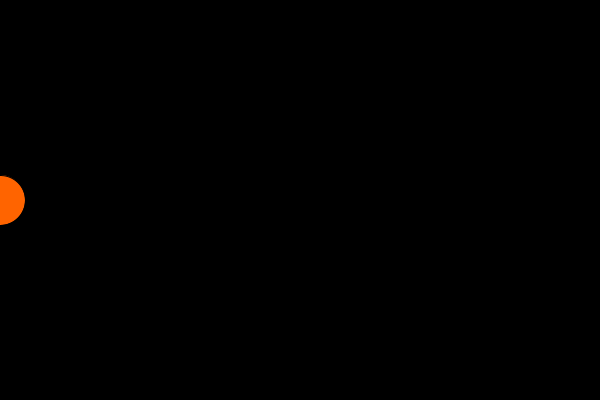
Frame 1 (no input)
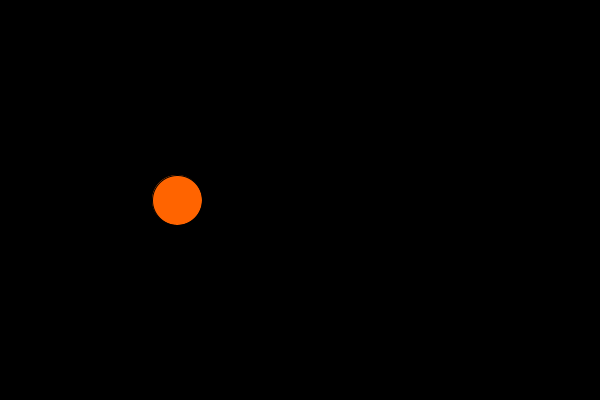
Frame 60 (the mouse pressed at the canvas centre just before this capture)
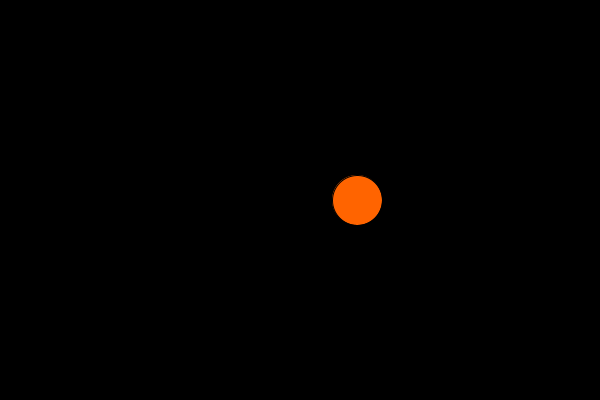
Frame 120 (the mouse held since frame 60 and released just before this capture)

The Processing sketch that drew these frames (run headless with seeded random() and noise(); from frame 60 on, the mouse is pressed at the canvas centre):

// Processing sketch: Opdracht_8_3
// ── Opdracht_8_3.pde
int x = 0;

void setup() {
  size(600, 400);
}

void draw() {
  background(0);
  
  fill(255, 100, 0);
  ellipse(x, 200, 50, 50);
  
  x += 3;
  
  if (x > width + 25) {
    x = -25;
  }
}
